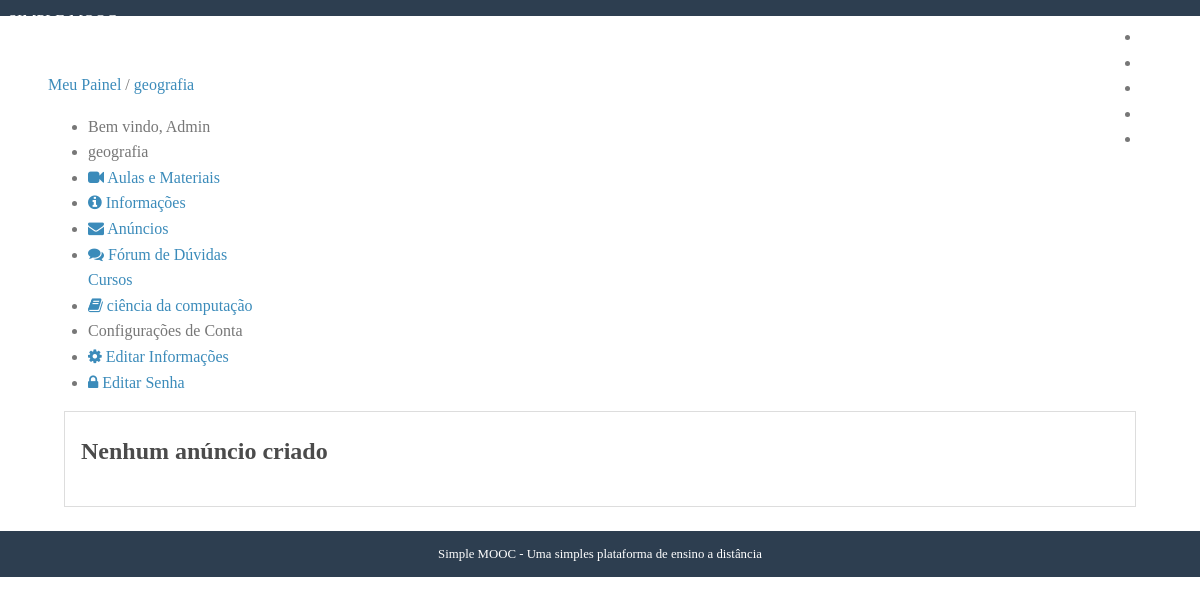
Screenshot of /cursos/geografia/anuncios (signed in) with the database file from the repository.
### simplemooc/models.py (models this page shows, shortened)
class Course (models.Model):
    name = models.CharField('Nome', max_length=100)
    slug = models.SlugField('Atalho')
    description = models.TextField('Descrição Simples', blank=True)
    about = models.TextField('Sobre o Curso', blank=True)
    start_date = models.DateField(
        'Data de Início', null=True, blank=True
    )
    image = models.ImageField(
        upload_to='courses/images', verbose_name='Imagem',
        null=True, blank=True
    )
    created_at = models.DateTimeField('Criado em', auto_now_add=True)
    updated_at = models.DateTimeField('Atualizado em', auto_now=True)
    objects = CourseManager()
    def __str__(self):
        return self.name
    class Meta:
        verbose_name ='Curso'
        verbose_name_plural = 'Cursos'
        ordering = ['name']

class EnrollmentModel(models.Model):
    STATUS_CHOICES = ((0, 'Pendente'),
                      (1, 'Aprovado'),
                      (2, 'Cancelado')
                      )
    user = models.ForeignKey(
        settings.AUTH_USER_MODEL, verbose_name='Usuário',
        on_delete=models.CASCADE, related_name='enrollments'
    )
    course = models.ForeignKey(
        Course, verbose_name='Curso', on_delete=models.CASCADE,
        related_name='enrollments'
    )
    status = models.IntegerField(
        'Situação', choices=STATUS_CHOICES, default=1, blank=True
    )
    created_at = models.DateTimeField('Criado em', auto_now_add=True)
    updated_at = models.DateTimeField('Atualizado em', auto_now=True)
    class Meta:
        verbose_name = 'Inscrição'
        verbose_name_plural = 'Inscrições'
        unique_together = (('user', 'course'),)

### accounts/models.py (models this page shows, shortened)
class User(AbstractBaseUser, PermissionsMixin):
    username = models.CharField(
        'Nome de Usuário', max_length=30, unique=True,
        validators=[validators.RegexValidator(re.compile('^[\w.@+-]+$'),
                    'O nome do usuário só pode conter letras, digitos ou '
                    'os seguintes caracteres: @/./+/-/', 'invalid')]
    )
    email = models.EmailField('E-mail', unique=True)
    name = models.CharField('Nome', max_length=100, blank=True)
    is_active = models.BooleanField('Está ativo?', blank=True, default=True)
    is_staff = models.BooleanField('É da equipe?', blank=True, default=False)
    date_joined = models.DateTimeField('Data de entrada', auto_now_add=True)
    objects = UserManager()
    USERNAME_FIELD = 'username'
    REQUIRED_FIELDS = ['email']
    def __str__(self):
        return self.name or self.username
    class Meta:
        verbose_name = 'Usuário'
        verbose_name_plural = 'Usuários'

### courses/views.py (the view, shortened to what this page needs)
# urls.py: re_path(r'(?P<slug>[\w_-]+)/anuncios$', views.announcements,
@login_required
def announcements(request, slug):
    course = get_object_or_404(Course, slug=slug)
    template = 'courses/announcements.html'
    context = {
        'course': course,
        'announcements': course.announcements.all()
    }
    return render(request, template, context)

### courses/templatetags/courses_tags.py (called while the page is built)
@register.simple_tag
def load_my_courses(user):
    return EnrollmentModel.objects.filter(user=user)

### courses/templates/courses/announcements.html
{% extends 'courses/course_dashboard.html'%}
{% block dashboard_content %}
{% for announcement in announcements %}
<div class="well">
    <h2> <a href="{% url 'courses:show_announcement' course.slug announcement.pk %}">
        {{ announcement.title }}</a>
    </h2>
    {{ announcement.content|linebreaks }}
    <p>
        <a href="{% url 'courses:show_announcement' course.slug   announcement.pk %}
#comments">
            <i class="fa fa-comments-o"></i>
            {% with comments_count=announcement.comments.count %}
            {{ comments_count }} Comentário{{ comments_count|pluralize }}
            {% endwith %}
        </a>
    </p>
</div>
{% empty %}
<div class="well">
    <h2>Nenhum anúncio criado</h2>
</div>
{% endfor %}
{% endblock %}

### courses/templates/courses/course_dashboard.html
{% extends 'accounts/dashboard.html' %}
{% block  breadcrumb %}
    {{ block.super }}
    /
    <a href="{% url 'courses:announcements' course.slug %}">{{ course }}</a>
{% endblock%}
{% block menu_options %}
<li class="pure-menu-heading">
     {{ course }}
</li>
<li>
    <a href="#">
        <i class="fa fa-video-camera"></i>
        Aulas e Materiais
    </a>
</li>
<li>
    <a href="#">
        <i class="fa fa-info-circle"></i>
        Informações
    </a>
</li>
<li>
    <a href="#">
        <i class="fa fa-envelope"></i>
        Anúncios
    </a>
</li>
<li>
    <a href="#">
        <i class="fa fa-comments"></i>
        Fórum de Dúvidas
    </a>
</li>
{{ block.super }}
{% endblock %}

### accounts/templates/accounts/dashboard.html (shortened to what this page needs)
{% extends 'base.html' %}
{% load courses_tags %}
{% block content %}
{% load_my_courses user as enrollments %}
<div class="pure-g-r content-ribbon">
        <div class="pure-u-1">
            <ul class="breadcrumb">
                {% block breadcrumb %}
                <a href="{% url 'accounts:dashboard' %}">Meu Painel</a>
                {% endblock %}
            </ul>
        </div>
        <div class="pure-u-1-3">
            <div class="pure-menu pure-menu-open">
                <ul>
                     <li class="pure-menu-heading">
                         Bem vindo, {{user}}
                     </li>
                    {% block menu_options %}
                    <a class="pure-menu-heading">Cursos</a>
                    {% for enrollment in enrollments %}
                    <li>
                        <a href="{% url 'courses:announcements' enrollment.course.slug %}">
                            <i class="fa fa-book"></i>
                            {{enrollment.course}}
                        </a>
                    </li>
                    {% empty %}
                    <li>Nenhum curso encontrado</li>
                    {% endfor %}
                    <li class="pure-menu-heading">Configurações de Conta</li>
                    <li>
                        <a
                            href="{% url 'accounts:edit' %}">
                           <i class="fa fa-cog"></i>
                            Editar Informações
                        </a>
                    </li>
                    <li>
                        <a href="{% url 'accounts:edit_password' %}">
                            <i class="fa fa-lock"></i>
                            Editar Senha
                        </a>
                    </li>
                      {% endblock %}
                </ul>
            </div>
        </div>
        <div class="pure-u-2-3">
            <div class="inner">
             {% block dashboard_content %}{% endblock %}
            </div>
        </div>
</div>
{% endblock %}

### website/static/website/css/styles.css (style rules this page uses)
* { -webkit-box-sizing: border-box; -moz-box-sizing: border-box; box-sizing: border-box; }
body { margin: 0 auto; line-height: 1.7em; }
a { color: #3b8bba; }
.content .content-ribbon { margin: 1.5em 3em; }
.inner { padding: 0em 1em; }
ul.breadcrumb { padding: 0; }
body { min-width: 320px; color: #777; line-height: 1.6; }
h1, h2, h3, h4, h5, h6 { font-weight: bold; color: rgb(75, 75, 75); }
a { color: #3b8bba; text-decoration: none; }
.well { border: 1px solid #ddd; padding: 0em 1em 1em 1em; margin-bottom: 1.5em; }

### rows the page displays
Course: name "geografia"
User: name "Admin"
EnrollmentModel: course "ciência da computação"
